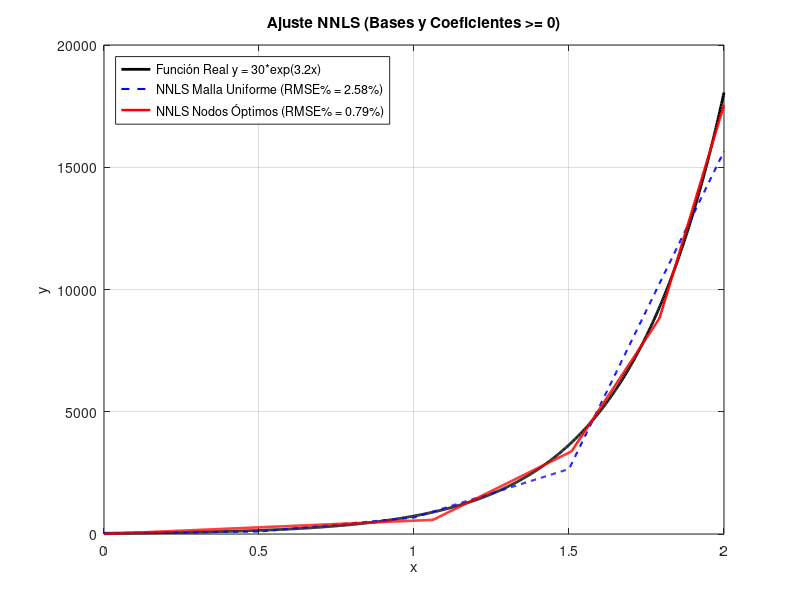
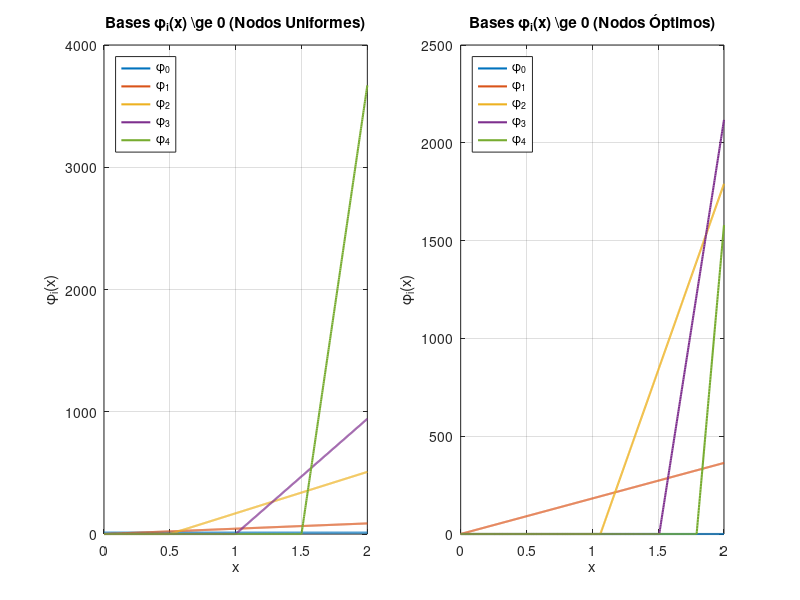

The MATLAB source for these figures, in order:
function MCO_NNLS_Bases_NoNegativas()
    clc; clear; close all;

    % --- 1. PARÁMETROS DEL PROBLEMA ---
    K = 30.0;
    alfa = 3.2;
    a = 0.0;
    b = 2.0;

    f = @(x) K * exp(alfa * x);
    x_grid = linspace(a, b, 1000)';
    y_real = f(x_grid);
    y_max = max(y_real); % Valor máximo de la función real en [0, 2]

    % Particiones de Nodos
    nodos_uni = [0.0, 0.5, 1.0, 1.5, 2.0];
    nodos_opt = [0.0, 1.0613, 1.5082, 1.7920, 2.0];

    % --- 2. BASES RAMPA CRUDAS ---
    A_raw_uni = construir_matriz_rampa(x_grid, nodos_uni);
    A_raw_opt = construir_matriz_rampa(x_grid, nodos_opt);

    % Ajuste NNLS en bases crudas (Garantiza c_raw >= 0)
    c_raw_uni = lsqnonneg(A_raw_uni, y_real);
    c_raw_opt = lsqnonneg(A_raw_opt, y_real);

    % --- 3. FACTORES DE ESCALA POSITIVOS S_i ---
    C_TARGET = 3.0;
    S_uni = c_raw_uni / C_TARGET; % S_i >= 0
    S_opt = c_raw_opt / C_TARGET; % S_i >= 0

    % --- 4. BASES ESCALADAS \phi_i(x) = S_i * g_i(x) >= 0 ---
    A_scaled_uni = A_raw_uni .* S_uni';
    A_scaled_opt = A_raw_opt .* S_opt';

    % Ajuste NNLS sobre Bases Escaladas
    c_scaled_uni = lsqnonneg(A_scaled_uni, y_real);
    c_scaled_opt = lsqnonneg(A_scaled_opt, y_real);

    y_pred_uni = A_scaled_uni * c_scaled_uni;
    y_pred_opt = A_scaled_opt * c_scaled_opt;

    % Métricas de Precisión (R2 y RMSE)
    r2_uni = 1 - sum((y_real - y_pred_uni).^2) / sum((y_real - mean(y_real)).^2);
    r2_opt = 1 - sum((y_real - y_pred_opt).^2) / sum((y_real - mean(y_real)).^2);

    rmse_uni = sqrt(mean((y_real - y_pred_uni).^2));
    rmse_opt = sqrt(mean((y_real - y_pred_opt).^2));

    % --- CÁLCULO DEL RMSE% RESPECTO AL MÁXIMO DE Y_REAL ---
    rmse_pct_uni = (rmse_uni / y_max) * 100;
    rmse_pct_opt = (rmse_opt / y_max) * 100;

    % --- 5. REPORTES EN CONSOLA Y FÓRMULAS MATEMÁTICAS ---
    fprintf('=========================================================================\n');
    fprintf('  AJUSTE MÍNIMOS CUADRADOS NO NEGATIVOS (NNLS)\n');
    fprintf('=========================================================================\n');
    fprintf('Función Objetivo: y = %.1f * exp(%.2f * x) en [%.1f, %.1f]\n', K, alfa, a, b);
    fprintf('Valor Máximo y(x) : %.2f\n\n', y_max);

    fprintf('--- 1. RESULTADOS Y FÓRMULAS CON NODOS UNIFORMES ---\n');
    fprintf('Factores de Escala S_i : [%.2f, %.2f, %.2f, %.2f, %.2f]\n', S_uni);
    fprintf('Coeficientes c''_i NNLS : [%.2f, %.2f, %.2f, %.2f, %.2f]\n', c_scaled_uni);
    fprintf('Métricas              : R^2 = %.6f | RMSE = %.2f | RMSE%% = %.4f%%\n', r2_uni, rmse_uni, rmse_pct_uni);
    fprintf('Fórmulas de las Bases Escaladas phi_i(x):\n');
    imprimir_formulas_bases(S_uni, nodos_uni);
    fprintf('\n');

    fprintf('--- 2. RESULTADOS Y FÓRMULAS CON NODOS ÓPTIMOS ---\n');
    fprintf('Factores de Escala S_i : [%.2f, %.2f, %.2f, %.2f, %.2f]\n', S_opt);
    fprintf('Coeficientes c''_i NNLS : [%.2f, %.2f, %.2f, %.2f, %.2f]\n', c_scaled_opt);
    fprintf('Métricas              : R^2 = %.6f | RMSE = %.2f | RMSE%% = %.4f%%\n', r2_opt, rmse_opt, rmse_pct_opt);
    fprintf('Fórmulas de las Bases Escaladas phi_i(x):\n');
    imprimir_formulas_bases(S_opt, nodos_opt);
    fprintf('=========================================================================\n\n');

    % --- 6. GENERACIÓN DE FIGURAS ---
    figure('Name', 'Ajuste NNLS con Bases Escaladas', 'Position', [100, 100, 800, 500]);
    plot(x_grid, y_real, 'k-', 'LineWidth', 2.0, 'DisplayName', 'Función Real y = 30*exp(3.2x)'); hold on;
    plot(x_grid, y_pred_uni, 'b--', 'LineWidth', 1.5, 'DisplayName', sprintf('NNLS Malla Uniforme (RMSE%% = %.2f%%)', rmse_pct_uni));
    plot(x_grid, y_pred_opt, 'r-', 'LineWidth', 1.8, 'DisplayName', sprintf('NNLS Nodos Óptimos (RMSE%% = %.2f%%)', rmse_pct_opt));
    xlabel('x'); ylabel('y');
    title('Ajuste NNLS (Bases y Coeficientes >= 0)');
    legend('Location', 'northwest'); grid on;

    figure('Name', 'Bases Rampa Escaladas No Negativas', 'Position', [150, 150, 1000, 450]);
    subplot(1, 2, 1);
    plot(x_grid, A_scaled_uni, 'LineWidth', 1.5);
    title('Bases \phi_i(x) \ge 0 (Nodos Uniformes)');
    xlabel('x'); ylabel('\phi_i(x)'); grid on;
    legend('\phi_0', '\phi_1', '\phi_2', '\phi_3', '\phi_4', 'Location', 'northwest');

    subplot(1, 2, 2);
    plot(x_grid, A_scaled_opt, 'LineWidth', 1.5);
    title('Bases \phi_i(x) \ge 0 (Nodos Óptimos)');
    xlabel('x'); ylabel('\phi_i(x)'); grid on;
    legend('\phi_0', '\phi_1', '\phi_2', '\phi_3', '\phi_4', 'Location', 'northwest');
end

function A = construir_matriz_rampa(x, nodos)
    N = length(nodos) - 1;
    A = zeros(length(x), N + 1);
    A(:, 1) = 1.0;
    A(:, 2) = x - nodos(1);
    for k = 1:N-1
        A(:, k+2) = max(0, x - nodos(k+1));
    end
end

function imprimir_formulas_bases(S, nodos)
    fprintf('  phi_0(x) = %10.4f * 1\n', S(1));
    fprintf('  phi_1(x) = %10.4f * (x - %.4f)\n', S(2), nodos(1));
    for k = 1:length(nodos)-2
        fprintf('  phi_%d(x) = %10.4f * max(0, x - %.4f)\n', k+1, S(k+2), nodos(k+1));
    end
end
